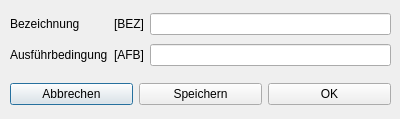
<?xml version="1.0" encoding="UTF-8"?>
<ui version="4.0">
 <class>Dialog_fraeser_abfahren</class>
 <widget class="QDialog" name="Dialog_fraeser_abfahren">
  <property name="geometry">
   <rect>
    <x>0</x>
    <y>0</y>
    <width>400</width>
    <height>119</height>
   </rect>
  </property>
  <property name="windowTitle">
   <string>Abfahren</string>
  </property>
  <property name="modal">
   <bool>true</bool>
  </property>
  <widget class="QWidget" name="layoutWidget">
   <property name="geometry">
    <rect>
     <x>10</x>
     <y>10</y>
     <width>381</width>
     <height>61</height>
    </rect>
   </property>
   <layout class="QGridLayout" name="gridLayout">
    <item row="0" column="0">
     <widget class="QLabel" name="label_bezeichnung">
      <property name="text">
       <string>Bezeichnung</string>
      </property>
     </widget>
    </item>
    <item row="0" column="1">
     <widget class="QLabel" name="label_bezeichnung_var">
      <property name="text">
       <string>[BEZ]</string>
      </property>
     </widget>
    </item>
    <item row="0" column="2">
     <widget class="QLineEdit" name="lineEdit_bezeichnung"/>
    </item>
    <item row="1" column="0">
     <widget class="QLabel" name="label_afb">
      <property name="text">
       <string>Ausführbedingung</string>
      </property>
     </widget>
    </item>
    <item row="1" column="1">
     <widget class="QLabel" name="label_afb_var">
      <property name="text">
       <string>[AFB]</string>
      </property>
     </widget>
    </item>
    <item row="1" column="2">
     <widget class="QLineEdit" name="lineEdit_afb"/>
    </item>
   </layout>
  </widget>
  <widget class="QWidget" name="layoutWidget">
   <property name="geometry">
    <rect>
     <x>10</x>
     <y>80</y>
     <width>381</width>
     <height>29</height>
    </rect>
   </property>
   <layout class="QHBoxLayout" name="horizontalLayout">
    <item>
     <widget class="QPushButton" name="pushButton_abbrechen">
      <property name="text">
       <string>Abbrechen</string>
      </property>
     </widget>
    </item>
    <item>
     <widget class="QPushButton" name="pushButton_speichern">
      <property name="text">
       <string>Speichern</string>
      </property>
     </widget>
    </item>
    <item>
     <widget class="QPushButton" name="pushButton_ok">
      <property name="text">
       <string>OK</string>
      </property>
     </widget>
    </item>
   </layout>
  </widget>
 </widget>
 <resources/>
 <connections/>
</ui>
